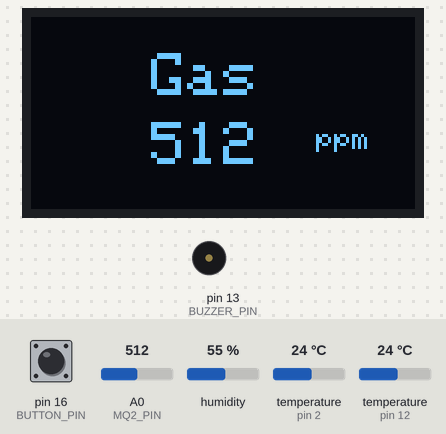
The sketch below on a simulated Arduino Uno, built with avr-gcc and run on an emulated ATmega328P. On the bench: 128×64 one-colour display, buzzer (waves = sounding, pin HIGH). The inputs (shaded band) are chosen by the test bench; at power-on: A0 (MQ2_PIN) = 512, pin 16 (BUTTON_PIN) LOW, humidity 55 %, temperature (sensors on pin 2, pin 12) 24 °C.

Above: at 4.2 s.
4.3 s: A0 (MQ2_PIN) set to 543
At 5.1 s:
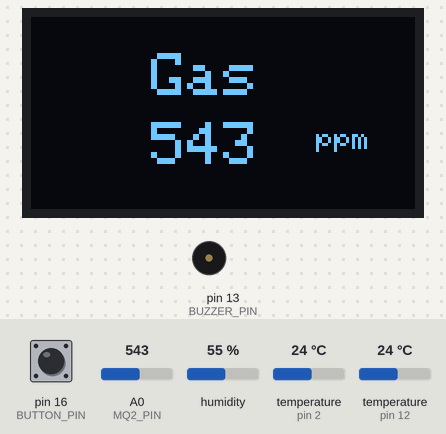
5.8 s: A0 (MQ2_PIN) set to 568
At 6.2 s:
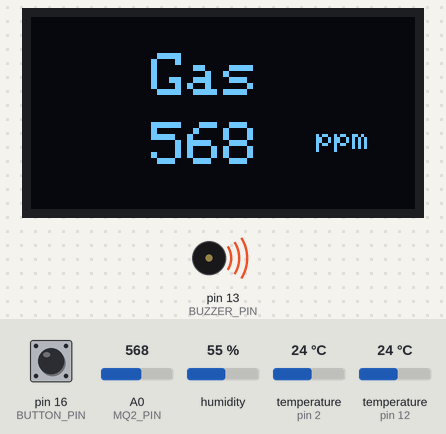
7.4 s: pin 16 (BUTTON_PIN) pulled HIGH for 0.15 s
At 8.1 s:
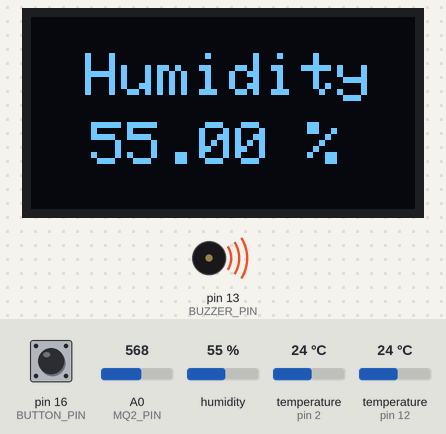
9.0 s: humidity set to 22 %
At 10.1 s:
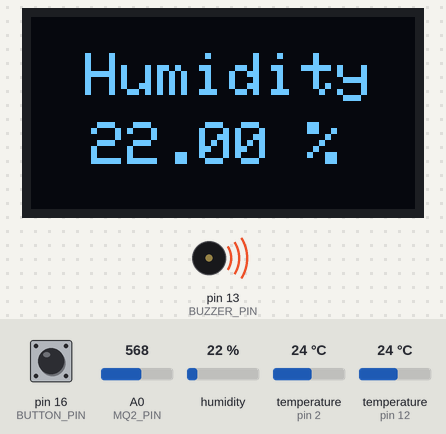
11.0 s: pin 16 (BUTTON_PIN) pulled HIGH for 1 s
At 13.1 s:
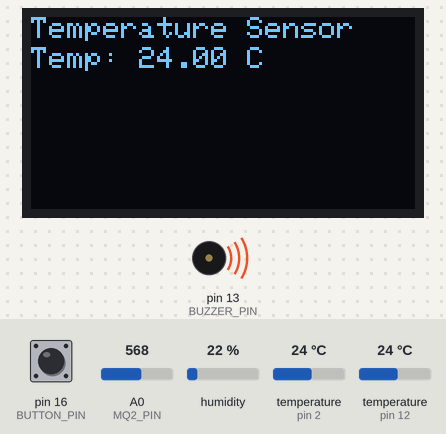
13.5 s: pin 16 (BUTTON_PIN) pulled HIGH for 3.2 s
At 14.1 s:
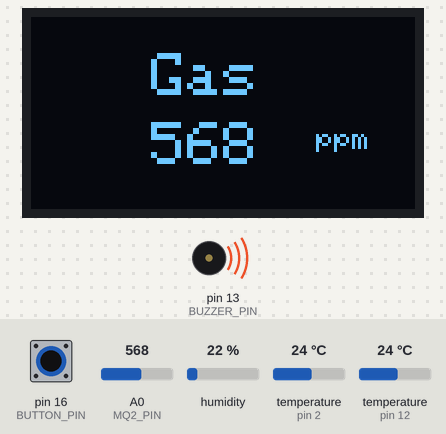
Timing chart, 0 to 16.5 s (numbered marks = the images above; inputs shaded):
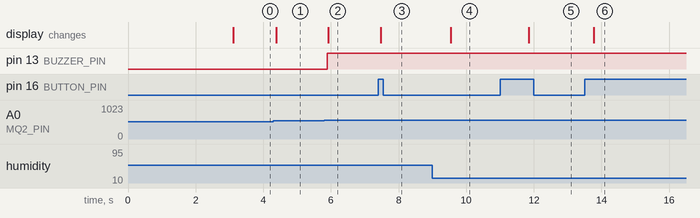

Measured:
- the behaviour switches between 550 and 551 on A0 (MQ2_PIN) (found by bisection; images 1 and 2)
- after the input at 4.3 s, the display: changes after 0.08 s (image 1)
- after the input at 5.8 s, pin 13 (BUZZER_PIN): LOW → HIGH after 0.09 s; the display: changes after 0.12 s (image 2)
- after the input at 7.4 s, the display: changes after 0.07 s (image 3)
- after the input at 9.0 s, the display: changes after 0.55 s (image 4)
- after the input at 11.0 s, the display: changes after 0.85 s (image 5)
- after the input at 13.5 s, the display: changes after 0.27 s (image 6)

The sketch:

THEMS_V1.2.2.ino
```cpp
#include <OneWire.h>
#include <DallasTemperature.h>
#include <Wire.h>
#include <Adafruit_GFX.h>
#include <Adafruit_SSD1306.h>
#include <DHT.h>

#define MQ2_PIN A0
#define ONE_WIRE_BUS 12
#define DHT_PIN 2
#define DHT_TYPE DHT11
DHT dht(DHT_PIN, DHT_TYPE);
Adafruit_SSD1306 display(128, 64, &Wire, 14);

#define BUTTON_PIN 16
#define BUZZER_PIN 13

// Setup a oneWire instance to communicate with any OneWire device
OneWire oneWire(ONE_WIRE_BUS);

// Pass oneWire reference to DallasTemperature library
DallasTemperature sensors(&oneWire);

enum DisplayState {
  MQ2,
  HUMIDITY,
  TEMPERATURE
};

DisplayState currentDisplay = MQ2;
bool buttonState = false;
bool lastButtonState = false;

const unsigned char sss [] PROGMEM = {
	0x00, 0x00, 0x00, 0x00, 0x00, 0x00, 0x00, 0x00, 0x00, 0x00, 0x00, 0x00, 0x00, 0x00, 0x00, 0x00,
	0x00, 0x00, 0x00, 0x00, 0x00, 0x00, 0x00, 0x00, 0x00, 0x00, 0x00, 0x00, 0x00, 0x00, 0x00, 0x00,
	0x00, 0x00, 0x00, 0x00, 0x00, 0x00, 0x00, 0x00, 0x00, 0x00, 0x00, 0x00, 0x00, 0x00, 0x00, 0x00,
	0x00, 0x00, 0x00, 0x00, 0x00, 0x00, 0x00, 0x00, 0x00, 0x00, 0x00, 0x00, 0x00, 0x00, 0x00, 0x00,
	0x00, 0x00, 0x00, 0x00, 0x00, 0x00, 0x00, 0x00, 0x00, 0x00, 0x00, 0x00, 0x00, 0x00, 0x00, 0x00,
	0x00, 0x00, 0x00, 0x00, 0x00, 0x00, 0x00, 0x00, 0x00, 0x00, 0x00, 0x00, 0x00, 0x00, 0x00, 0x00,
	0x00, 0x00, 0x00, 0x00, 0x00, 0x00, 0x00, 0x00, 0x00, 0x00, 0x00, 0x00, 0x00, 0x00, 0x00, 0x00,
	0x00, 0x00, 0x00, 0x00, 0x00, 0x00, 0x00, 0x00, 0x00, 0x00, 0x00, 0x00, 0x00, 0x00, 0x00, 0x00,
	0x00, 0x00, 0x00, 0x00, 0x00, 0x00, 0x00, 0x00, 0x00, 0x00, 0x00, 0x00, 0x00, 0x00, 0x00, 0x00,
	0x00, 0x00, 0x00, 0x00, 0x00, 0x00, 0x00, 0x00, 0x00, 0x00, 0x00, 0x00, 0x00, 0x00, 0x00, 0x00,
	0x00, 0x00, 0x00, 0x00, 0x00, 0x00, 0x03, 0xfe, 0x00, 0x3f, 0xe0, 0x00, 0x00, 0x00, 0x00, 0x00,
	0x00, 0x00, 0x00, 0x00, 0x00, 0x00, 0x03, 0xfe, 0x00, 0x3f, 0xc0, 0x00, 0x00, 0x00, 0x00, 0x00,
	0x00, 0x00, 0x00, 0x00, 0x00, 0x00, 0x07, 0xfc, 0x00, 0x7f, 0xc0, 0x00, 0x00, 0x00, 0x00, 0x00,
	0x00, 0x00, 0x00, 0x00, 0x00, 0x00, 0x07, 0xfc, 0x00, 0x7f, 0xc0, 0x00, 0x00, 0x00, 0x00, 0x00,
	0x00, 0x00, 0x00, 0x00, 0x00, 0x00, 0x07, 0xf8, 0x00, 0xff, 0x80, 0x00, 0x00, 0x00, 0x00, 0x00,
	0x00, 0x00, 0x00, 0x00, 0x00, 0x00, 0x0f, 0xf8, 0x00, 0xff, 0x80, 0x00, 0x00, 0x00, 0x00, 0x00,
	0x00, 0x00, 0x00, 0x00, 0x00, 0x00, 0x0f, 0xf8, 0x00, 0xff, 0x00, 0x00, 0x00, 0x00, 0x00, 0x00,
	0x00, 0x00, 0x00, 0x00, 0x00, 0x00, 0x1f, 0xf0, 0x01, 0xff, 0x00, 0x00, 0x00, 0x00, 0x00, 0x00,
	0x00, 0x00, 0x00, 0x00, 0x00, 0x00, 0x1f, 0xf0, 0x01, 0xff, 0x00, 0x00, 0x00, 0x00, 0x00, 0x00,
	0x00, 0x00, 0x00, 0x00, 0x00, 0x00, 0x1f, 0xe0, 0x03, 0xfe, 0x00, 0x00, 0x00, 0x00, 0x00, 0x00,
	0x00, 0x00, 0x00, 0x00, 0x00, 0x00, 0x3f, 0xe0, 0x03, 0xfe, 0x00, 0x00, 0x00, 0x00, 0x00, 0x00,
	0x00, 0x00, 0x00, 0x00, 0x00, 0x00, 0x3f, 0xe0, 0x03, 0xfc, 0x00, 0x00, 0x00, 0x00, 0x00, 0x00,
	0x00, 0x00, 0x00, 0x00, 0x00, 0x00, 0x7f, 0xc0, 0x07, 0xfc, 0x00, 0x00, 0x00, 0x00, 0x00, 0x00,
	0x00, 0x00, 0x00, 0x00, 0x00, 0x00, 0x7f, 0xc0, 0x07, 0xfc, 0x00, 0x00, 0x00, 0x00, 0x00, 0x00,
	0x00, 0x00, 0x00, 0x00, 0x00, 0x00, 0x7f, 0xc0, 0x0f, 0xf8, 0x00, 0x00, 0x00, 0x00, 0x00, 0x00,
	0x00, 0x00, 0x00, 0x00, 0x00, 0x00, 0xff, 0x80, 0x0f, 0xf8, 0x00, 0x00, 0x00, 0x00, 0x00, 0x00,
	0x00, 0x00, 0x00, 0x00, 0x00, 0x00, 0xff, 0x80, 0x0f, 0xf8, 0x00, 0x00, 0x00, 0x00, 0x00, 0x00,
	0x00, 0x00, 0x00, 0x00, 0x00, 0x01, 0xff, 0xff, 0x9f, 0xff, 0xf8, 0x00, 0x00, 0x00, 0x00, 0x00,
	0x00, 0x00, 0x00, 0x00, 0x00, 0x01, 0xff, 0xff, 0x1f, 0xff, 0xf0, 0x00, 0x00, 0x00, 0x00, 0x00,
	0x00, 0x00, 0x00, 0x00, 0x00, 0x01, 0xff, 0xff, 0x3f, 0xff, 0xf0, 0x00, 0x00, 0x00, 0x00, 0x00,
	0x00, 0x00, 0x00, 0x00, 0x00, 0x03, 0xff, 0xfe, 0x3f, 0xff, 0xe0, 0x00, 0x00, 0x00, 0x00, 0x00,
	0x00, 0x00, 0x00, 0x00, 0x00, 0x03, 0xff, 0xfe, 0x3f, 0xff, 0xe0, 0x00, 0x00, 0x00, 0x00, 0x00,
	0x00, 0x00, 0x00, 0x00, 0x00, 0x07, 0xff, 0xfe, 0x7f, 0xff, 0xc0, 0x00, 0x00, 0x00, 0x00, 0x00,
	0x00, 0x00, 0x00, 0x00, 0x00, 0x07, 0xff, 0xfc, 0x7f, 0xff, 0xc0, 0x00, 0x00, 0x00, 0x00, 0x00,
	0x00, 0x00, 0x00, 0x00, 0x00, 0x07, 0xff, 0xfc, 0xff, 0xff, 0xc0, 0x00, 0x00, 0x00, 0x00, 0x00,
	0x00, 0x00, 0x00, 0x00, 0x00, 0x0f, 0xff, 0xfc, 0xff, 0xff, 0x80, 0x00, 0x00, 0x00, 0x00, 0x00,
	0x00, 0x00, 0x00, 0x00, 0x00, 0x0f, 0xff, 0xf8, 0xff, 0xff, 0x80, 0x00, 0x00, 0x00, 0x00, 0x00,
	0x00, 0x00, 0x00, 0x00, 0x00, 0x1f, 0xff, 0xf9, 0xff, 0xff, 0x80, 0x00, 0x00, 0x00, 0x00, 0x00,
	0x00, 0x00, 0x00, 0x00, 0x00, 0x00, 0x1f, 0xf0, 0x01, 0xff, 0x00, 0x00, 0x00, 0x00, 0x00, 0x00,
	0x00, 0x00, 0x00, 0x00, 0x00, 0x00, 0x1f, 0xf0, 0x01, 0xff, 0x00, 0x00, 0x00, 0x00, 0x00, 0x00,
	0x00, 0x00, 0x00, 0x00, 0x00, 0x00, 0x1f, 0xf0, 0x03, 0xfe, 0x00, 0x00, 0x00, 0x00, 0x00, 0x00,
	0x00, 0x00, 0x00, 0x00, 0x00, 0x00, 0x3f, 0xe0, 0x03, 0xfe, 0x00, 0x00, 0x00, 0x00, 0x00, 0x00,
	0x00, 0x00, 0x00, 0x00, 0x00, 0x00, 0x3f, 0xe0, 0x03, 0xfe, 0x00, 0x00, 0x00, 0x00, 0x00, 0x00,
	0x00, 0x00, 0x00, 0x00, 0x00, 0x00, 0x7f, 0xc0, 0x07, 0xfc, 0x00, 0x00, 0x00, 0x00, 0x00, 0x00,
	0x00, 0x00, 0x00, 0x00, 0x00, 0x00, 0x7f, 0xc0, 0x07, 0xfc, 0x00, 0x00, 0x00, 0x00, 0x00, 0x00,
	0x00, 0x00, 0x00, 0x00, 0x00, 0x00, 0x7f, 0xc0, 0x0f, 0xf8, 0x00, 0x00, 0x00, 0x00, 0x00, 0x00,
	0x00, 0x00, 0x00, 0x00, 0x00, 0x00, 0xff, 0x80, 0x0f, 0xf8, 0x00, 0x00, 0x00, 0x00, 0x00, 0x00,
	0x00, 0x00, 0x00, 0x00, 0x00, 0x00, 0xff, 0x80, 0x0f, 0xf8, 0x00, 0x00, 0x00, 0x00, 0x00, 0x00,
	0x00, 0x00, 0x00, 0x00, 0x00, 0x01, 0xff, 0x00, 0x1f, 0xf0, 0x00, 0x00, 0x00, 0x00, 0x00, 0x00,
	0x00, 0x00, 0x00, 0x00, 0x00, 0x01, 0xff, 0x00, 0x1f, 0xf0, 0x00, 0x00, 0x00, 0x00, 0x00, 0x00,
	0x00, 0x00, 0x00, 0x00, 0x00, 0x01, 0xff, 0x00, 0x3f, 0xe0, 0x00, 0x00, 0x00, 0x00, 0x00, 0x00,
	0x00, 0x00, 0x00, 0x00, 0x00, 0x03, 0xfe, 0x00, 0x3f, 0xe0, 0x00, 0x00, 0x00, 0x00, 0x00, 0x00,
	0x00, 0x00, 0x00, 0x00, 0x00, 0x03, 0xfe, 0x00, 0x3f, 0xe0, 0x00, 0x00, 0x00, 0x00, 0x00, 0x00,
	0x00, 0x00, 0x00, 0x00, 0x00, 0x07, 0xfc, 0x00, 0x7f, 0xc0, 0x00, 0x00, 0x00, 0x00, 0x00, 0x00,
	0x00, 0x00, 0x00, 0x00, 0x00, 0x0f, 0xfc, 0x00, 0xff, 0xc0, 0x00, 0x00, 0x00, 0x00, 0x00, 0x00,
	0x00, 0x00, 0x00, 0x00, 0x00, 0x00, 0x00, 0x00, 0x00, 0x00, 0x00, 0x00, 0x00, 0x00, 0x00, 0x00,
	0x00, 0x00, 0x00, 0x00, 0x00, 0x00, 0x00, 0x00, 0x00, 0x00, 0x00, 0x00, 0x00, 0x00, 0x00, 0x00,
	0x00, 0x00, 0x00, 0x00, 0x00, 0x00, 0x00, 0x00, 0x00, 0x00, 0x00, 0x00, 0x00, 0x00, 0x00, 0x00,
	0x00, 0x00, 0x00, 0x00, 0x00, 0x00, 0x00, 0x00, 0x00, 0x00, 0x00, 0x00, 0x00, 0x00, 0x00, 0x00,
	0x00, 0x00, 0x00, 0x00, 0x00, 0x00, 0x00, 0x00, 0x00, 0x00, 0x00, 0x00, 0x00, 0x00, 0x00, 0x00,
	0x00, 0x00, 0x00, 0x00, 0x00, 0x00, 0x00, 0x00, 0x00, 0x00, 0x00, 0x00, 0x00, 0x00, 0x00, 0x00,
	0x00, 0x00, 0x00, 0x00, 0x00, 0x00, 0x00, 0x00, 0x00, 0x00, 0x00, 0x00, 0x00, 0x00, 0x00, 0x00,
	0x00, 0x00, 0x00, 0x00, 0x00, 0x00, 0x00, 0x00, 0x00, 0x00, 0x00, 0x00, 0x00, 0x00, 0x00, 0x00,
	0x00, 0x00, 0x00, 0x00, 0x00, 0x00, 0x00, 0x00, 0x00, 0x00, 0x00, 0x00, 0x00, 0x00, 0x00, 0x00
};

void setup() {
  Serial.begin(9600);
  sensors.begin();  // Start up the library
  pinMode (MQ2_PIN, INPUT);

  if (!display.begin(SSD1306_SWITCHCAPVCC, 0x3C)) {
    Serial.println("modul oled gagal termuat");
  }
  display.clearDisplay();
  display.drawBitmap (0, 0, sss, 128, 64, WHITE);
  display.display();
  delay(3000);
  display.clearDisplay();
  pinMode(BUTTON_PIN, INPUT);
  pinMode(BUZZER_PIN, OUTPUT);
  dht.begin();
}

void loop() {
  // Membaca tombol
  buttonState = digitalRead(BUTTON_PIN);
  int mq2Value = analogRead(MQ2_PIN);
  if (mq2Value > 550) {
  digitalWrite(BUZZER_PIN, HIGH);
  } else {
  digitalWrite(BUZZER_PIN, LOW);
  }

  // Deteksi perubahan tombol
  if (buttonState && !lastButtonState) {
    changeDisplayState();
  }
  lastButtonState = buttonState;

  // Menampilkan data berdasarkan kondisi
  display.clearDisplay();

  switch (currentDisplay) {
    case MQ2:
      displayMQ2();
      break;
    case HUMIDITY:
      displayHumidity();
      break;
    case TEMPERATURE:
      displayTemperature();
      break;
  }

  display.display();
  delay(100); // debounce
}

void changeDisplayState() {
  switch (currentDisplay) {
    case MQ2:
      currentDisplay = HUMIDITY;
      break;
    case HUMIDITY:
      currentDisplay = TEMPERATURE;
      break;
    case TEMPERATURE:
      currentDisplay = MQ2;
      break;
  }
}

void displayMQ2() {
  int mq2Value = analogRead(MQ2_PIN);
  display.setTextSize(2);
  display.setTextColor(SSD1306_WHITE);
  display.setCursor(40, 12);
  display.print("Gas");
  display.setCursor(40, 35);
  display.print(mq2Value);
  display.setTextSize(1);
  display.setTextColor(SSD1306_WHITE);
  display.setCursor(95, 37);
  display.print("ppm");


  // if (mq2Value > 550) {
  //   digitalWrite(BUZZER_PIN, HIGH);
  // } else {
  //   digitalWrite(BUZZER_PIN, LOW);
  // }
}

void displayHumidity() {
  float humidity = dht.readHumidity();
  display.setTextSize(2);
  display.setTextColor(SSD1306_WHITE);
  display.setCursor(18, 12);
  display.print("Humidity");
  display.setCursor(20, 35);
  display.print(humidity);
  display.print(" %");
}

void displayTemperature() {
  sensors.requestTemperatures();
  display.setTextSize(1);
  display.setTextColor(SSD1306_WHITE);
  display.setCursor(0, 0);
  display.print("Temperature Sensor");
  display.setCursor(0, 10);
  display.print("Temp: ");
  display.print(sensors.getTempCByIndex(0));
  display.print(" C");
}
```
